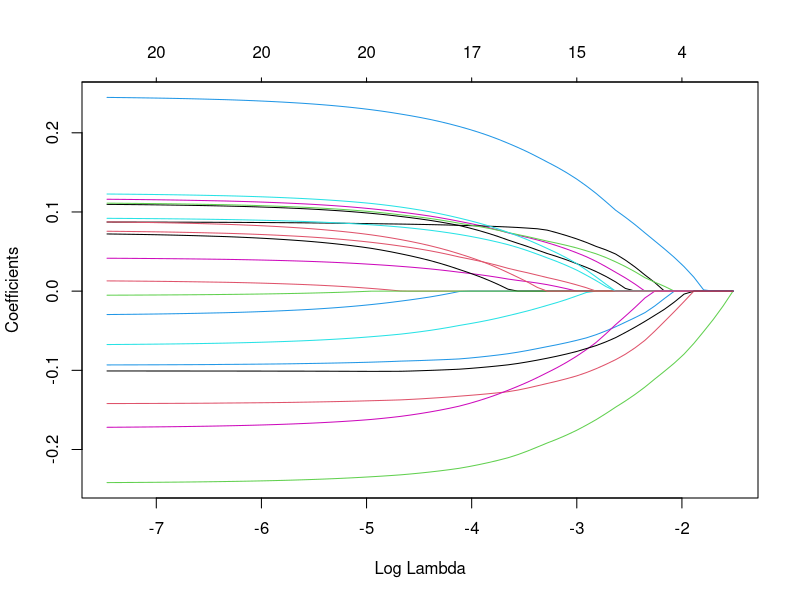

Generate this figure with R:
# r2py crawler metadata
# package: glmnet
# source_type: rd_example
# topic: glmnet-package.Rd
# source_file: C:\Users\bened\AppData\Local\R\win-library\4.5\glmnet\help
# lines: 14

suppressPackageStartupMessages(library(glmnet))
x = matrix(rnorm(100 * 20), 100, 20)
y = rnorm(100)
g2 = sample(1:2, 100, replace = TRUE)
g4 = sample(1:4, 100, replace = TRUE)
fit1 = glmnet(x, y)
predict(fit1, newx = x[1:5, ], s = c(0.01, 0.005))
predict(fit1, type = "coef")
plot(fit1, xvar = "lambda")
fit2 = glmnet(x, g2, family = "binomial")
predict(fit2, type = "response", newx = x[2:5, ])
predict(fit2, type = "nonzero")
fit3 = glmnet(x, g4, family = "multinomial")
predict(fit3, newx = x[1:3, ], type = "response", s = 0.01)
